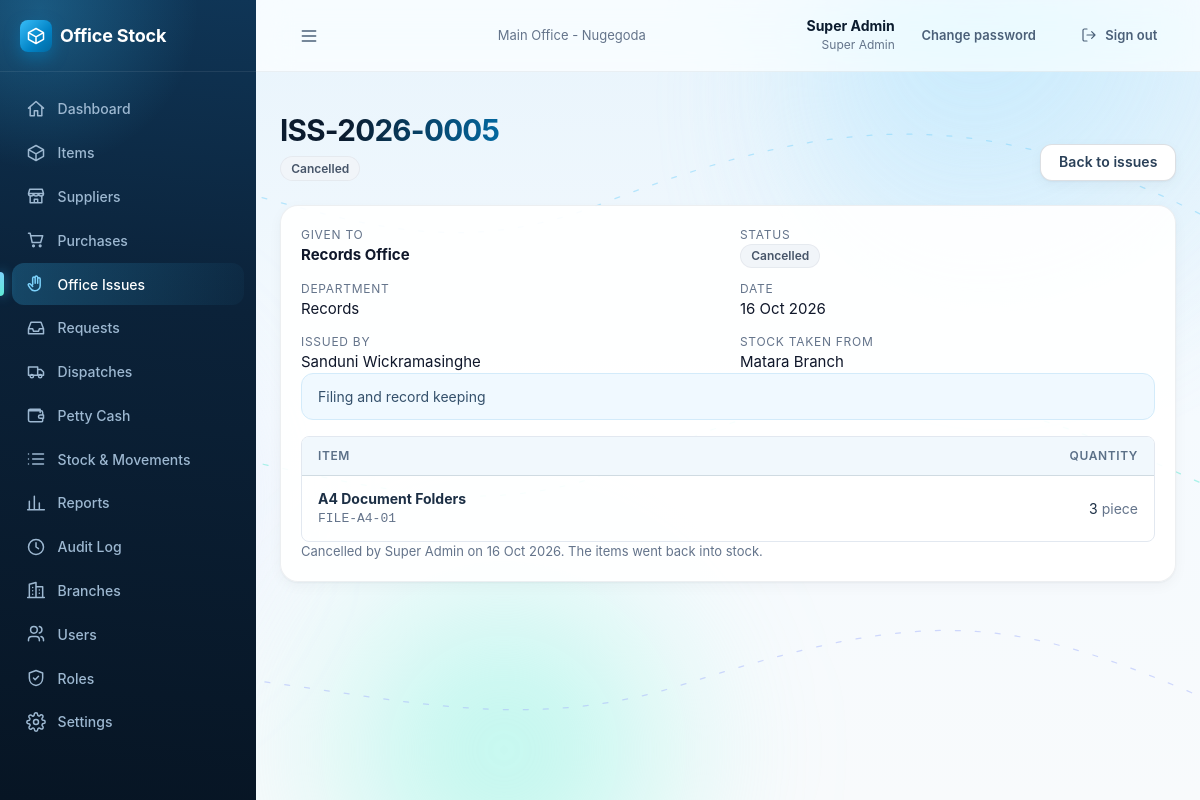
/office-issues/5/ (signed in), run on the app's committed database.
### accounts/models.py (models this page shows, shortened)
class User(AbstractBaseUser):
    name = models.CharField(max_length=120)
    email = models.EmailField(unique=True)
    role = models.CharField(max_length=40)
    permissions = models.JSONField(null=True, blank=True, default=None)
    branch = models.ForeignKey(Branch, on_delete=models.PROTECT, related_name='users')
    active = models.BooleanField(default=True)
    failed_logins = models.PositiveSmallIntegerField(default=0)
    locked_until = models.DateTimeField(null=True, blank=True)
    created_at = models.DateTimeField(auto_now_add=True)
    updated_at = models.DateTimeField(auto_now=True)
    USERNAME_FIELD = 'email'
    REQUIRED_FIELDS = ['name']
    objects = UserManager()
    class Meta:
        ordering = ['name']
    @property
    def role_def(self):
        if not hasattr(self, '_role_def'):
            if self.role == SUPER_ADMIN_ROLE['key']:
                self._role_def = SUPER_ADMIN_ROLE
            else:
                r = Role.objects.filter(key=self.role).first()
                self._role_def = r.as_def() if r else None
        return self._role_def
    @property
    def role_name(self):
        return (self.role_def or {}).get('name') or self.role

class Branch(models.Model):
    name = models.CharField(max_length=120)
    code = models.CharField(max_length=10, unique=True)
    type = models.CharField(max_length=10, choices=[(BRANCH_TYPES.MAIN, 'Main office'), (BRANCH_TYPES.BRANCH, 'Branch')],
                            default=BRANCH_TYPES.BRANCH)
    address = models.CharField(max_length=250, blank=True, default='')
    phone = models.CharField(max_length=40, blank=True, default='')
    active = models.BooleanField(default=True)
    created_at = models.DateTimeField(auto_now_add=True)
    updated_at = models.DateTimeField(auto_now=True)
    class Meta:
        ordering = ['type', 'name']
        constraints = [
            models.UniqueConstraint(fields=['type'], condition=models.Q(type=BRANCH_TYPES.MAIN), name='one_main_office'),
        ]

### inventory/models.py (models this page shows, shortened)
class OfficeIssue(models.Model):
    number = models.CharField(max_length=30, unique=True)  # ISS-2026-0001
    recipient = models.CharField(max_length=120)
    department = models.CharField(max_length=120, blank=True, default='')
    issue_date = models.DateField()
    branch = models.ForeignKey('accounts.Branch', null=True, blank=True, on_delete=models.PROTECT, related_name='+')
    status = models.CharField(max_length=20, choices=choices(ISSUE_STATUS), default=ISSUE_STATUS.ISSUED)
    purpose = models.CharField(max_length=300, blank=True, default='')
    issued_by = models.ForeignKey(settings.AUTH_USER_MODEL, on_delete=models.PROTECT, related_name='+')
    cancelled_by = models.ForeignKey(settings.AUTH_USER_MODEL, null=True, blank=True, on_delete=models.PROTECT, related_name='+')
    cancelled_at = models.DateTimeField(null=True, blank=True)
    cancel_reason = models.CharField(max_length=200, blank=True, default='')
    created_at = models.DateTimeField(auto_now_add=True)
    updated_at = models.DateTimeField(auto_now=True)
    class Meta:
        ordering = ['-issue_date', '-created_at']
        indexes = [
            models.Index(fields=['branch', '-issue_date', '-created_at']),
            models.Index(fields=['status', '-issue_date']),
        ]

class OfficeIssueLine(models.Model):
    issue = models.ForeignKey(OfficeIssue, on_delete=models.CASCADE, related_name='lines')
    item = models.ForeignKey('catalog.Item', on_delete=models.PROTECT, related_name='+')
    quantity = models.PositiveIntegerField(validators=[MinValueValidator(1)])
    class Meta:
        ordering = ['id']

### catalog/models.py (models this page shows, shortened)
class Item(models.Model):
    code = models.CharField(max_length=20, unique=True)
    name = models.CharField(max_length=160)
    category = models.ForeignKey(Category, on_delete=models.PROTECT, related_name='items')
    unit = models.CharField(max_length=30)  # e.g. ream, box, piece
    min_stock = models.PositiveIntegerField(default=0)
    last_unit_cost = models.DecimalField(max_digits=12, decimal_places=2, null=True, blank=True,
                                         validators=[MinValueValidator(Decimal('0'))])
    active = models.BooleanField(default=True)
    created_at = models.DateTimeField(auto_now_add=True)
    updated_at = models.DateTimeField(auto_now=True)
    class Meta:
        ordering = ['name']

### inventory/views.py (the view)
# urls.py: path('office-issues/<int:pk>/', views.issue_detail, name='issue_detail'),
@permission_required('issues.view')
def issue_detail(request, pk):
    issue = issues.get_issue(request.user, pk)
    form = inv_forms.CancelIssueForm()
    return render(request, 'inventory/issue_detail.html', {
        **_issue_view_model(issue), 'form': form, 'cancelled': issue.status == 'cancelled',
        'can_issue': has_any(request.user, ['issues.manage']), 'show_branch': not is_branch_side(request.user)})

### core/context_processors.py (called while the page is built)
def app(request):
    ctx = {}
    user = getattr(request, 'user', None)
    if user is None or not user.is_authenticated:
        return ctx
    settings = Setting.get()
    ctx['app_settings'] = settings
    perms = getattr(request, 'perms', [])
    nav = []
    path = request.path
    for n in visible_nav(user, perms, settings.branch_module_enabled):
        try:
            url = reverse(n['url'])
        except NoReverseMatch:
            continue
        active = path == url if n.get('exact') else path.startswith(n['match'])
        nav.append({**n, 'href': url, 'active': active})
    ctx.update({
        'nav': nav,
        'perm': {p.replace('.', '_'): (p in perms) for p in ALL_PERMISSIONS},
        'is_branch_side': side_of(user) == 'branch',
        'is_super_admin': user.role == 'super_admin',
    })
    return ctx

### core/models.py (called while the page is built)
    @classmethod
    def get(cls):
        obj = cls.objects.filter(key='app').first()
        if obj:
            return obj
        try:
            with transaction.atomic():
                return cls.objects.create(key='app')
        except IntegrityError:
            return cls.objects.get(key='app')

### core/permissions.py (called while the page is built)
def side_of(user, role_def=None):
    role_def = role_def if role_def is not None else getattr(user, 'role_def', None)
    return (role_def or {}).get('side') or SIDES.MAIN

def is_branch_side(user, role_def=None):
    return side_of(user, role_def) == SIDES.BRANCH

def effective_permissions(user, role_def=None):
    if user.role == ROLES.SUPER_ADMIN:
        return list(ALL_PERMISSIONS)
    if isinstance(user.permissions, (list, tuple)):
        return list(user.permissions)
    role_def = role_def if role_def is not None else getattr(user, 'role_def', None)
    return list((role_def or {}).get('permissions') or [])

def has_any(user, perms):
    have = effective_permissions(user)
    return any(p in have for p in perms)

def can_access_branch(user, record_branch_id):
    if not is_branch_side(user):
        return True
    if not record_branch_id:
        return False
    return str(record_branch_id) == str(user.branch_id)

### core/rules/issue_rules.py (called while the page is built)
def total_units(lines):
    return sum(l.quantity for l in lines)

### core/templatetags/ui.py (called while the page is built)
@register.simple_tag
def icon(name, css='icon'):
    return format_html('<svg viewBox="0 0 24 24" fill="none" stroke="currentColor" stroke-width="1.8" stroke-linecap="round" '
                       'stroke-linejoin="round" class="{}" aria-hidden="true"><path d="{}"/></svg>', css, ICON_PATHS.get(name, ''))

### inventory/templates/inventory/issue_detail.html (shortened to what this page needs)
{% extends "base.html" %}
{% load ui %}
{% block content %}
<div class="page-header"><div><h1>{{ i.number }}</h1><p>{% status_badge 'issue' i.status %}</p></div>
  <a class="btn btn-secondary" href="{% url 'inventory:issue_list' %}">Back to issues</a></div>
<div class="card"><div class="card-body stack">
  <dl class="facts">
    <div><dt>Given to</dt><dd><b>{{ i.recipient }}</b></dd></div>
    <div><dt>Status</dt><dd>{% status_badge 'issue' i.status %}</dd></div>
    <div><dt>Department</dt><dd>{{ i.department|default:"–" }}</dd></div>
    <div><dt>Date</dt><dd>{{ i.issue_date|fdate }}</dd></div>
    <div><dt>Issued by</dt><dd>{{ i.issued_by.name }}</dd></div>
    {% if show_branch %}<div><dt>Stock taken from</dt><dd>{{ i.branch.name|default:"Main office" }}</dd></div>{% endif %}
  </dl>
  {% if i.purpose %}<p class="notice" style="margin:0">{{ i.purpose }}</p>{% endif %}
  <div class="table-wrap" style="border:1px solid var(--s200);border-radius:8px"><table class="data">
    <thead><tr><th>Item</th><th class="num">Quantity</th></tr></thead>
    <tbody>{% for l in lines %}<tr><td><b>{{ l.item.name }}</b><div class="mono small muted">{{ l.item.code }}</div></td>
      <td class="num nowrap">{{ l.quantity }} <span class="muted">{{ l.item.unit }}</span></td></tr>{% endfor %}</tbody>
  </table></div>
  {% if cancelled %}
    <p class="small muted" style="margin:0">Cancelled{% if i.cancelled_by %} by {{ i.cancelled_by.name }}{% endif %}{% if i.cancelled_at %} on {{ i.cancelled_at|fdate }}{% endif %}{% if i.cancel_reason %}: {{ i.cancel_reason }}{% endif %}. The items went back into stock.</p>
  {% endif %}
</div></div>
{% endblock %}

### templates/base.html (shortened to what this page needs)
{% load static ui %}<!doctype html>
<html lang="en">
<head>
  <link rel="stylesheet" href="{% static 'css/app.css' %}">
  <link rel="stylesheet" href="{% static 'css/premium.css' %}">
</head>
<body>
<div class="ambient" aria-hidden="true">
  <span class="blob b1" data-parallax="0.10"><i></i></span>
  <span class="blob b2" data-parallax="-0.07"><i></i></span>
  <span class="blob b3" data-parallax="0.05"><i></i></span>
</div>
<div class="shell">
  <aside class="sidebar" id="sidebar">
    <div class="brand"><div class="brand-mark">{% icon 'box' %}</div><span class="brand-name">Office Stock</span></div>
    <nav class="nav" aria-label="Main">
      {% for n in nav %}<a href="{{ n.href }}" class="{% if n.active %}active{% endif %}">{% icon n.icon %}{{ n.label }}</a>{% endfor %}
    </nav>
  </aside>
  <div class="main-col">
    <header class="topbar">
      <button class="btn btn-ghost menu-btn" type="button" data-nav-open aria-label="Open menu">{% icon 'menu' %}</button>
      <div class="branch-name muted small">{{ request.user.branch.name }}</div>
      <div class="topbar-right">
        <div class="who"><b>{{ request.user.name }}</b><span>{{ request.user.role_name }}</span></div>
        <a class="btn btn-ghost btn-sm" href="{% url 'accounts:change_password' %}">Change password</a>
        <form method="post" action="{% url 'accounts:logout' %}" class="inline">{% csrf_token %}
          <button class="btn btn-ghost btn-sm" type="submit">{% icon 'logout' 'icon icon-sm' %}<span class="hide-sm">Sign out</span></button>
        </form>
      </div>
    </header>
    <main class="content">
      {% block content %}{% endblock %}
    </main>
  </div>
</div>
</body>
</html>

### data on the page
User: user.branch.name "Main Office - Nugegoda", user.name "Super Admin", user.role_name "Super Admin"
OfficeIssue: status "Cancelled", recipient "Records Office", department "Records", issue_date|fdate "16 Oct 2026", issued_by.name "Sanduni Wickramasinghe", branch.name "Matara Branch", purpose "Filing and record keeping", cancelled_by.name "Super Admin", cancelled_at|fdate "16 Oct 2026"
OfficeIssueLine: item.name "A4 Document Folders", item.code "FILE-A4-01", quantity "3", item.unit "piece"

### other printed values
{{ n.label }} "Dashboard" "Items" "Suppliers" "Purchases" "Office Issues" "Requests" "Dispatches" "Petty Cash" "Stock & Movements" "Reports" "Audit Log" "Branches" "Users" "Roles" "Settings"
